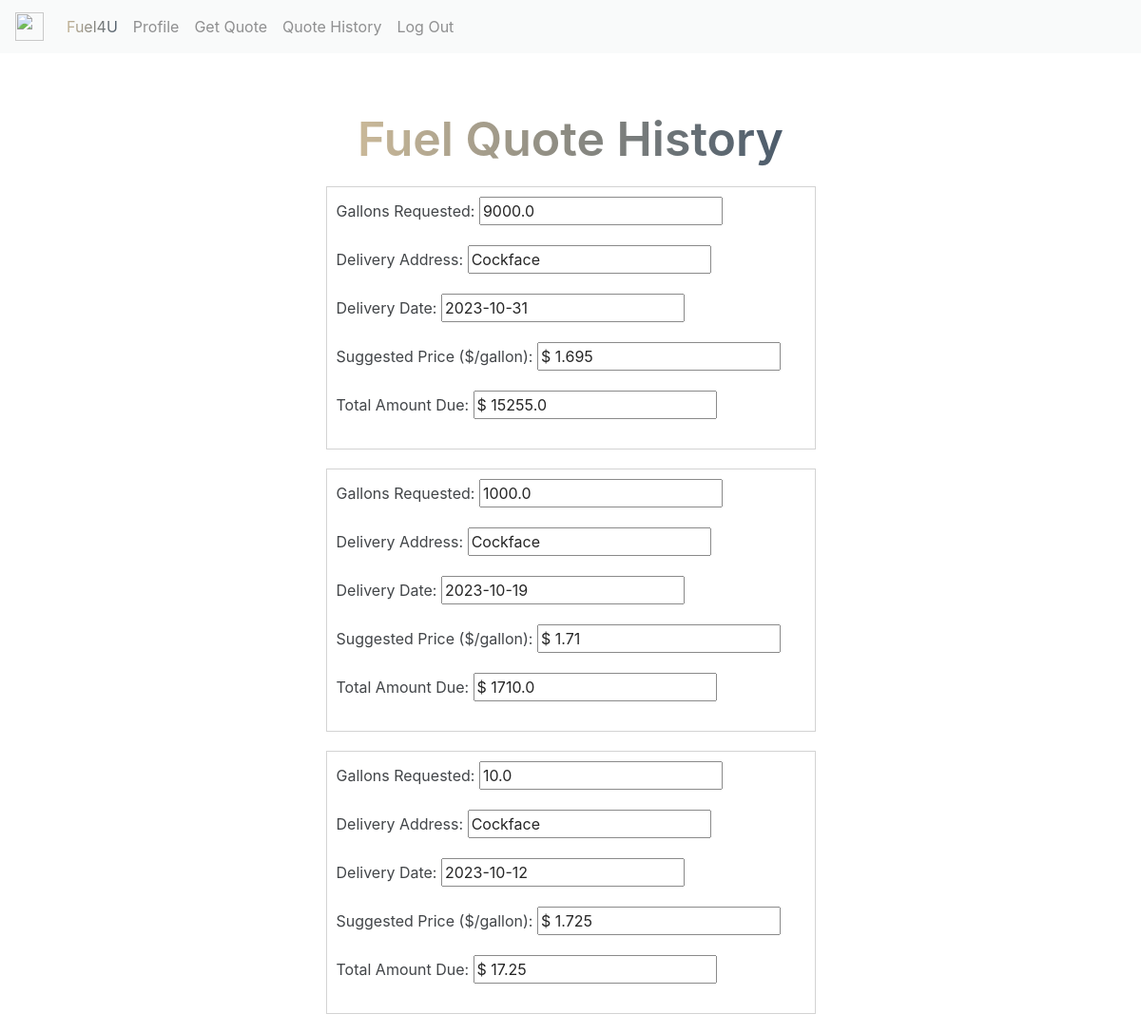
Screenshot of /quote_history (signed in) with the database file from the repository.
### website/models.py (models this page shows, shortened)
class Quote(db.Model):
    id = db.Column(db.Integer, primary_key=True)
    gallons_requested = db.Column(db.Float, nullable=False)
    delivery_date = db.Column(db.Date, nullable=False)
    suggested_price = db.Column(db.Float)
    total_amount_due = db.Column(db.Float)
    state = db.Column(db.String(2))
    address = db.Column(db.String(150))
    user_id = db.Column(db.Integer, db.ForeignKey('user.id'), nullable=False)
    user = db.relationship('User', back_populates="quotes")

### website/views.py (the view)
@views.route('/quote_history')
def quotehistory():
    return render_template("quotehistory.html", user=current_user)

### website/__init__.py (called while the page is built)
def create_app():
    app = Flask(__name__)
    app.config['SECRET_KEY'] = 'hjshjhdjah kjshkjdhjs'
    app.config['SQLALCHEMY_DATABASE_URI'] = f'sqlite:///{DB_NAME}'
    db.init_app(app)
    from .views import views
    from .auth import auth
    app.register_blueprint(views, url_prefix='/')
    app.register_blueprint(auth, url_prefix='/')
    from .models import User, Quote
    with app.app_context():
        db.create_all()
    login_manager = LoginManager()
    login_manager.login_view = 'auth.login'
    login_manager.init_app(app)
    @login_manager.user_loader
    def load_user(user_id):
        return User.query.filter_by(username=user_id).first()
    return app

### website/templates/quotehistory.html
{% extends "base.html" %} {% block title %}Quote History{% endblock %}
{% block content %}
<div style="padding: 20px; margin: 0 auto; margin-top: 40px; background-color: white; opacity: 85%; width: 50%;">
    <h3 align="center">Fuel Quote History</h3>
    {% for quote in user.quotes[::-1] %}
    <form method="GET" style="margin-top: 20px; border: 1px solid #ccc; padding: 10px;">
        <div class="form-group">
            <label for="gallonsRequested{{ loop.index }}">Gallons Requested:</label>
            <input type="text" id="gallonsRequested{{ loop.index }}" name="gallonsRequested{{ loop.index }}" readonly value="{{ quote.gallons_requested }}">
        </div>
        <div class="form-group">
            <label for="deliveryAddress{{ loop.index }}">Delivery Address:</label>
            <input type="text" id="deliveryAddress{{ loop.index }}" name="deliveryAddress{{ loop.index }}" readonly value="{{ quote.address }}">
        </div>
        <div class="form-group">
            <label for="deliveryDate{{ loop.index }}">Delivery Date:</label>
            <input type="text" id="deliveryDate{{ loop.index }}" name="deliveryDate{{ loop.index }}" readonly value="{{ quote.delivery_date }}">
        </div>
        <div class="form-group">
            <label for="suggestedPrice{{ loop.index }}">Suggested Price ($/gallon):</label>
            <input type="text" id="suggestedPrice{{ loop.index }}" name="suggestedPrice{{ loop.index }}" readonly value="$ {{ quote.suggested_price }}">
        </div>
        <div class="form-group">
            <label for="totalAmount{{ loop.index }}">Total Amount Due:</label>
            <input type="text" id="totalAmount{{ loop.index }}" name="totalAmount{{ loop.index }}" readonly value="$ {{ quote.total_amount_due }}">
        </div>
    </form>
    {% endfor %}
</div>
{% endblock %}

### rows the page displays
Quote: gallons_requested "9000.0", address "Cockface", delivery_date "2023-10-31", suggested_price "$ 1.695", total_amount_due "$ 15255.0"
Quote: gallons_requested "1000.0", address "Cockface", delivery_date "2023-10-19", suggested_price "$ 1.71", total_amount_due "$ 1710.0"
Quote: gallons_requested "10.0", address "Cockface", delivery_date "2023-10-12", suggested_price "$ 1.725", total_amount_due "$ 17.25"
